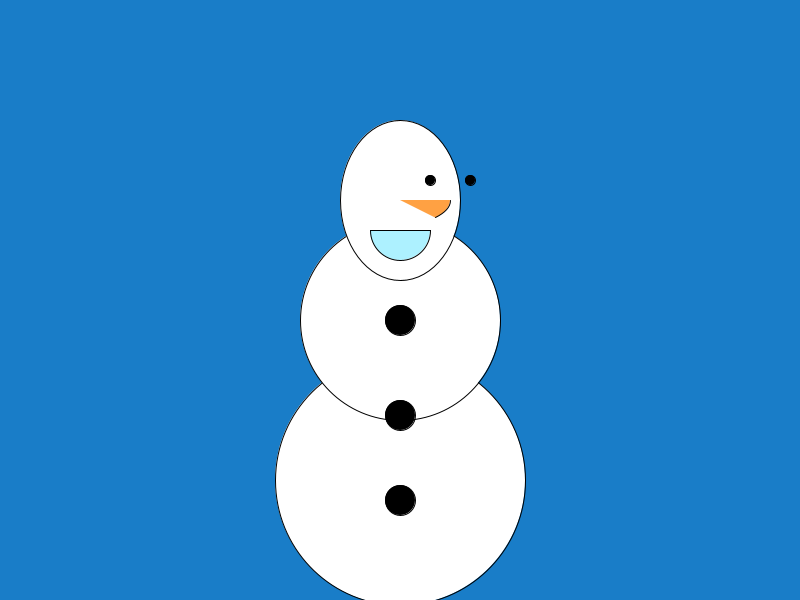
Frame 1 (no input)
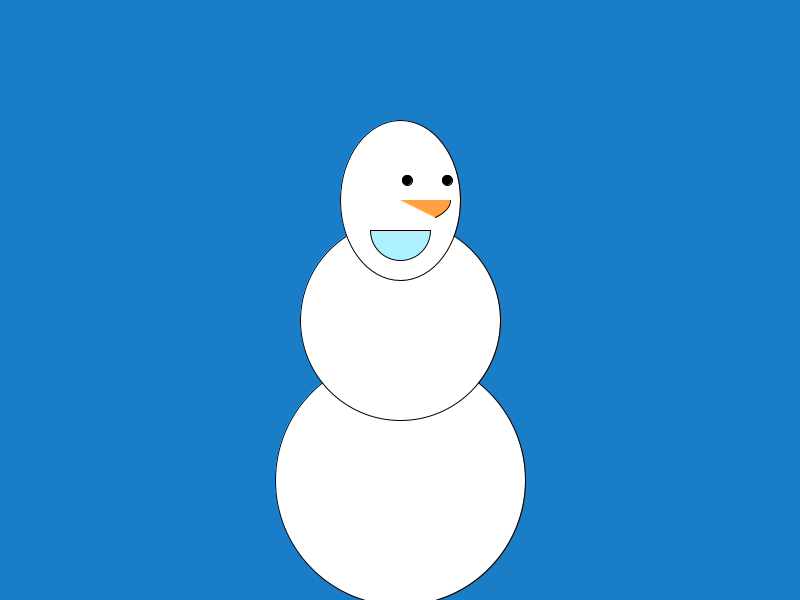
Frame 60 (the mouse pressed at the canvas centre just before this capture)
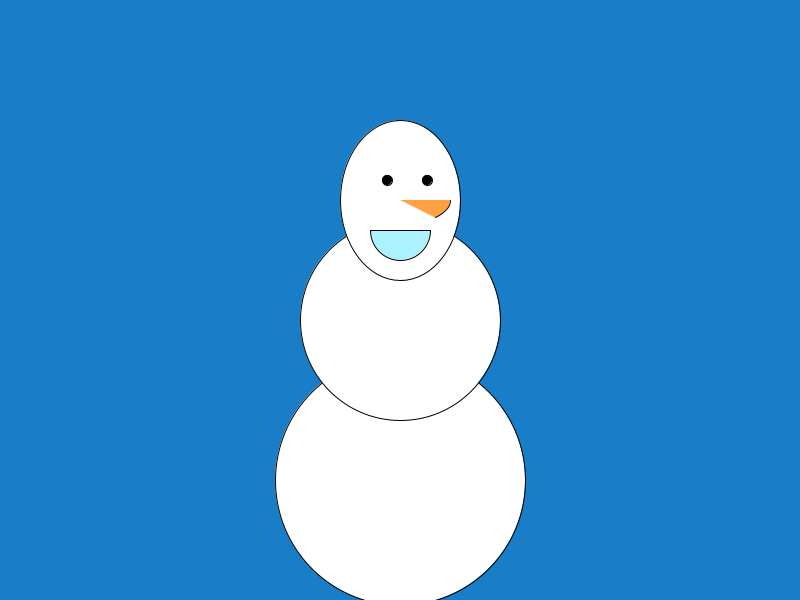
Frame 120 (the mouse held since frame 60 and released just before this capture)

The Processing sketch that drew these frames (run headless with seeded random() and noise(); from frame 60 on, the mouse is pressed at the canvas centre):

// Processing sketch: Creature_animated
// ── Creature_animated.pde
int r = 0;
int x = 50;
int dx = 10;

void setup() {
  size(800, 600);
}

void draw() {
  background(25, 125, 200);
  
//body: bottom to top
fill(#FFFFFF);
circle (400, 480, 250);
circle(400, 320, 200);
ellipse(400, 200, 120, 160);


//nose
fill(#FFA143);
arc(400, 200, 100, 50, 0, QUARTER_PI);



//eyes
fill(000000);
 push();
 translate(x, 0);
x = x + 1;
circle(380, 180, 10);
translate(40, 0);
circle(380, 180, 10); {
  x = (x + 2)%100;
 
 pop();

 
}
//mouth
fill(#ADF1FF);
arc(400, 230, 60, 60, 0, PI, CHORD);

//buttons
fill(000000);
rotate (radians (r));
r = r + 2;
circle (400, 500, 30);
circle(400, 415, 30);
circle(400, 320, 30);
fill(#FFA143);





  
}
